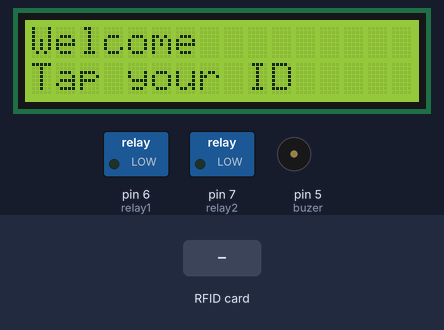
Bench run of a sketch on a simulated Arduino Uno, built with avr-gcc and run on an emulated ATmega328P. Shown: 16×2 character LCD, switched loads named in the sketch (green lamp = pin HIGH), buzzer (waves = sounding, pin HIGH). The inputs (shaded band) are chosen by the test bench. The local clock reads 2024-03-15 10:24:30 at power-on unless the sketch sets it; pins used as bus, display or sensor lines are not drawn; what the sketch prints to the serial monitor is not drawn.

Above: at 1.3 s.
1.4 s: RFID card 81 71 08 26 held to the reader
At 1.57 s:
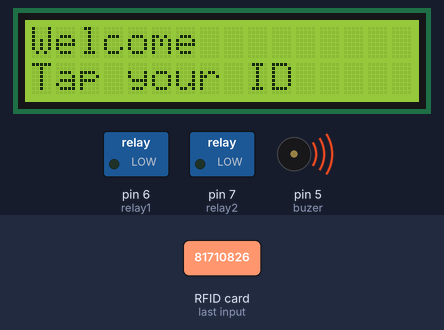
At 4.1 s:
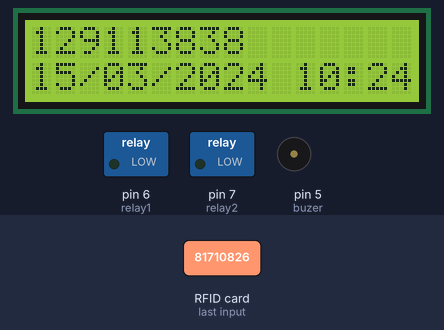
4.4 s: RFID card 5E 7A 19 C4 held to the reader
At 7.6 s:
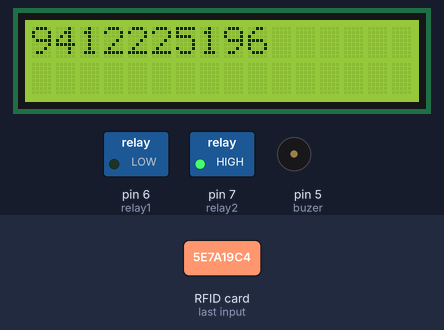
Timing chart, 0 to 10.0 s (numbered marks = the images above; inputs shaded):
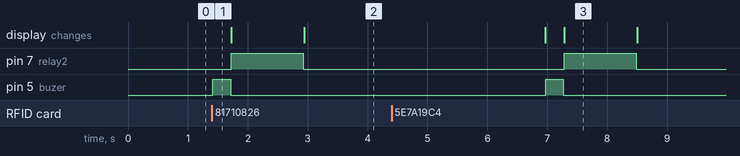

The sketch:

arduino_rfid_reader_relay_lcd.ino
```cpp
#include <SPI.h>
#include <Wire.h>
#include <MFRC522.h>
#include <LiquidCrystal_I2C.h>
#include "DS3231.h"

LiquidCrystal_I2C lcd(0x27,16,2); // Initialize LCD Display at address 0x27 / 0X3F

#define RST_PIN  9     // Configurable, see typical pin layout above
#define SS_PIN  10     // Configurable, see typical pin layout above

const int lred=3;
const int lgreen=4;
const int buzer=5;
const int relay1=6;
const int relay2=7;

RTClib RTC;

MFRC522 rfid(SS_PIN, RST_PIN); // Instance of the class
MFRC522::MIFARE_Key key;

String tag;
char dateBuffer[12];

void setup() {
  Serial.begin(9600);
  pinMode(buzer,OUTPUT);
  pinMode(relay1,OUTPUT);
  pinMode(relay2,OUTPUT);
  digitalWrite(relay1, LOW);
  digitalWrite(relay2, LOW);
   Wire.begin();
    lcd.init();
    lcd.backlight();
  SPI.begin(); // Init SPI bus
  rfid.PCD_Init(); // Init MFRC522

  Serial.println("Welcome, Tap your ID");
  lcd.setCursor(0, 0);
    lcd.print("Welcome");
  lcd.setCursor(0, 1);
    lcd.print("Tap your ID");
}

void loop() {
  if ( ! rfid.PICC_IsNewCardPresent())
    return;

  if (rfid.PICC_ReadCardSerial()) {
    for (byte i = 0; i < 4; i++) {
      tag += rfid.uid.uidByte[i];
    }
        Serial.println(tag);
    digitalWrite(buzer, HIGH);
    delay(300);
    digitalWrite(buzer, LOW);

    lcd.clear();
    lcd.setCursor (0, 0);
    if(tag=="18013759150") {
      lcd.print("Access Denied");
      digitalWrite(lred, HIGH);
      digitalWrite(relay1, HIGH);
       delay(1200);
      digitalWrite(lred, LOW);
      digitalWrite(relay1, LOW);
    }
    else if(tag=="53193164172") {
      lcd.print("Access Denied");
      digitalWrite(lred, HIGH);
      digitalWrite(relay1, HIGH);
       delay(1200);
      digitalWrite(lred, LOW);
      digitalWrite(relay1, LOW);
    }
    else if(tag=="81710826") {
      lcd.print("Access Denied");
      digitalWrite(lred, HIGH);
      digitalWrite(relay1, HIGH);
       delay(1200);
      digitalWrite(lred, LOW);
      digitalWrite(relay1, LOW);
    }
    else if(tag=="971889556") {
      lcd.print("Access Denied");
      digitalWrite(lred, HIGH);
      digitalWrite(relay1, HIGH);
       delay(1200);
      digitalWrite(lred, LOW);
      digitalWrite(relay1, LOW);
    }
    else {
     lcd.print(tag);
      digitalWrite(lgreen, HIGH);
      digitalWrite(relay2, HIGH);
       delay(1200);
      digitalWrite(lgreen, LOW);
      digitalWrite(relay2, LOW);
    }
  lcd.setCursor(0,1);

    DateTime now = RTC.now();
   sprintf(dateBuffer,"%02u/%02u/%04u ",now.day(),now.month(),now.year());
   lcd.print(dateBuffer);

  lcd.setCursor(11, 1);

  sprintf(dateBuffer,"%02u:%02u ",now.hour(),now.minute());
  lcd.print(dateBuffer);

    tag = "";
    rfid.PICC_HaltA();
    rfid.PCD_StopCrypto1();

    delay(4000);

    lcd.clear();
    lcd.setCursor(0,0);
    lcd.print("Welcome");
    lcd.setCursor(0,1);
    lcd.print("Tap your ID");
  }
}
```

Measured:
- after the input at 1.4 s, pin 7 (relay2): LOW → HIGH after 0.33 s, → LOW 1.2 s later; pin 5 (buzer): LOW → HIGH at once, → LOW 0.30 s later
- after the input at 4.4 s, pin 7 (relay2): LOW → HIGH after 2.9 s, → LOW 1.2 s later; pin 5 (buzer): LOW → HIGH after 2.6 s, → LOW 0.30 s later; the display: first differs from a run without the input after 2.9 s (image 3)
